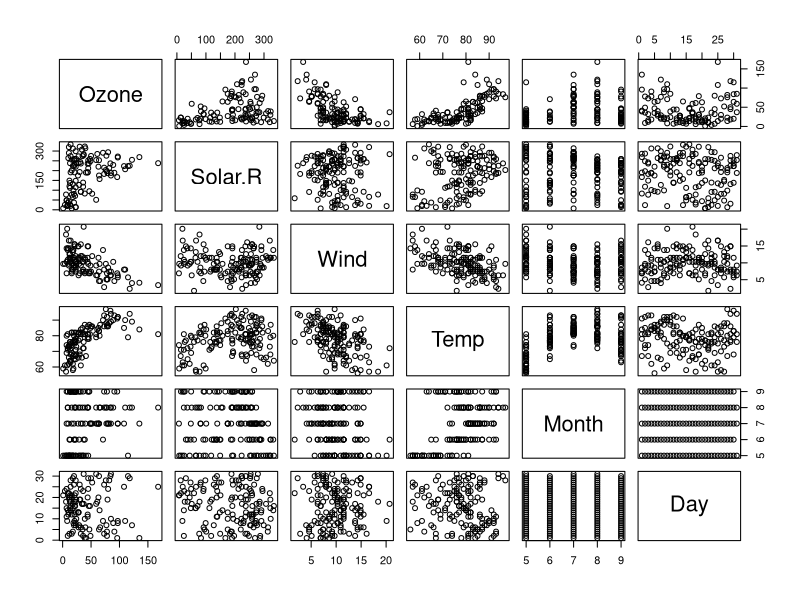
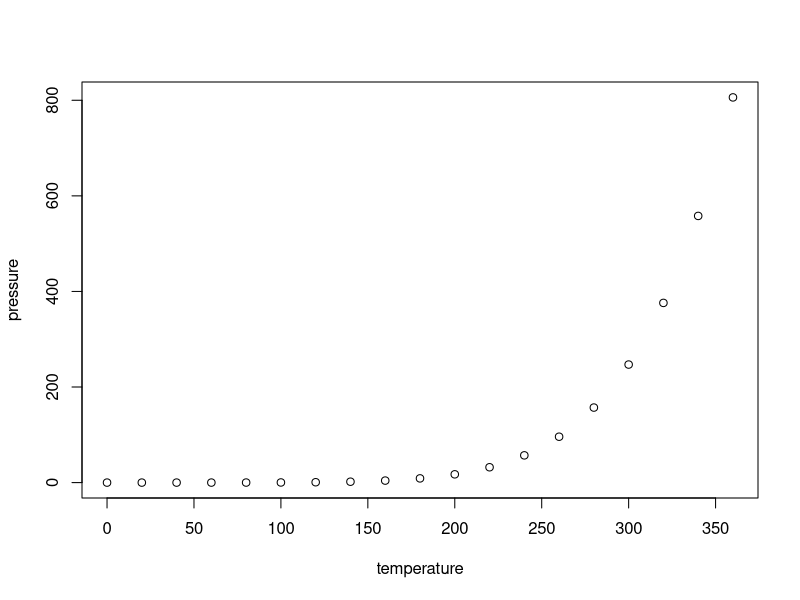

The R script that drew these images, in order:
## ---- chunk 1
knitr::opts_chunk$set(echo = TRUE)
## ---- chunk 2
library(datasets)
summary(airquality)
## ---- chunk 3
pairs(airquality)
## ---- chunk 4
library(stats)
fit <- lm(Ozone ~ Wind + Solar.R + Temp, data = airquality)
summary(fit)
## ---- chunk 5
library(xtable)
xt <- xtable(summary(fit))
print(xt, type = "html")
## ---- chunk 6
summary(cars)
## ---- chunk 7
plot(pressure)
